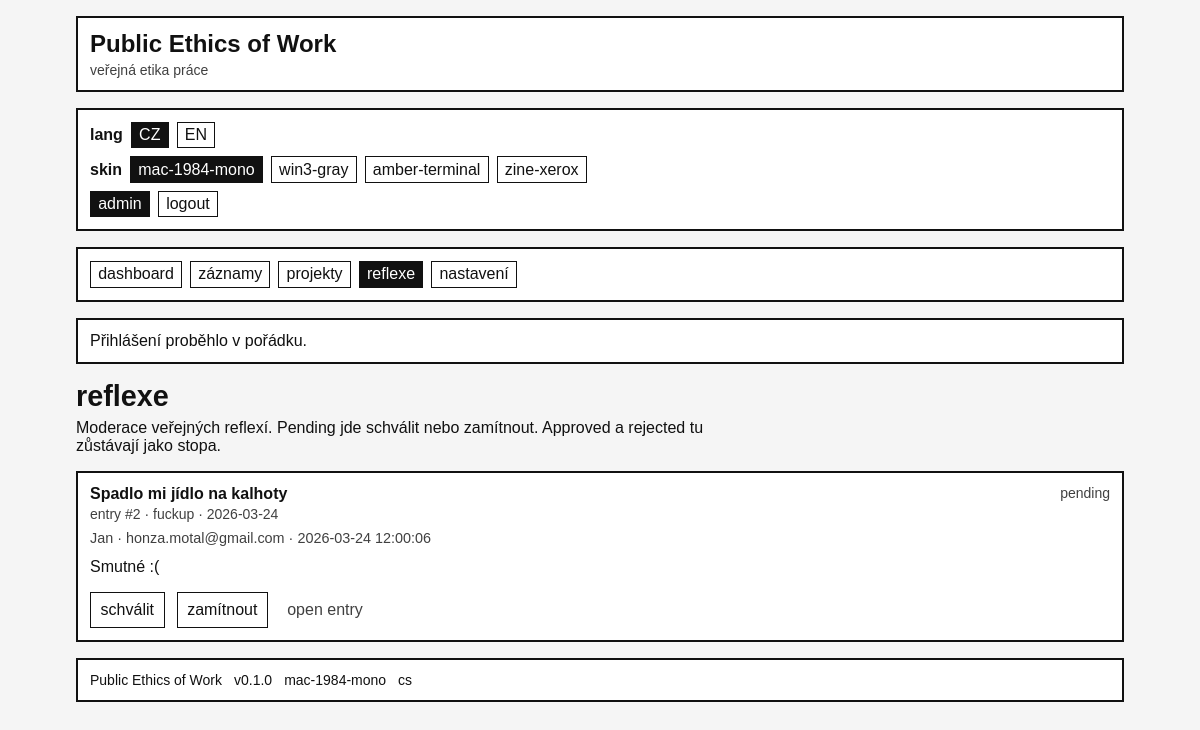
Page /admin/reflections (signed in) on the earlier database version.
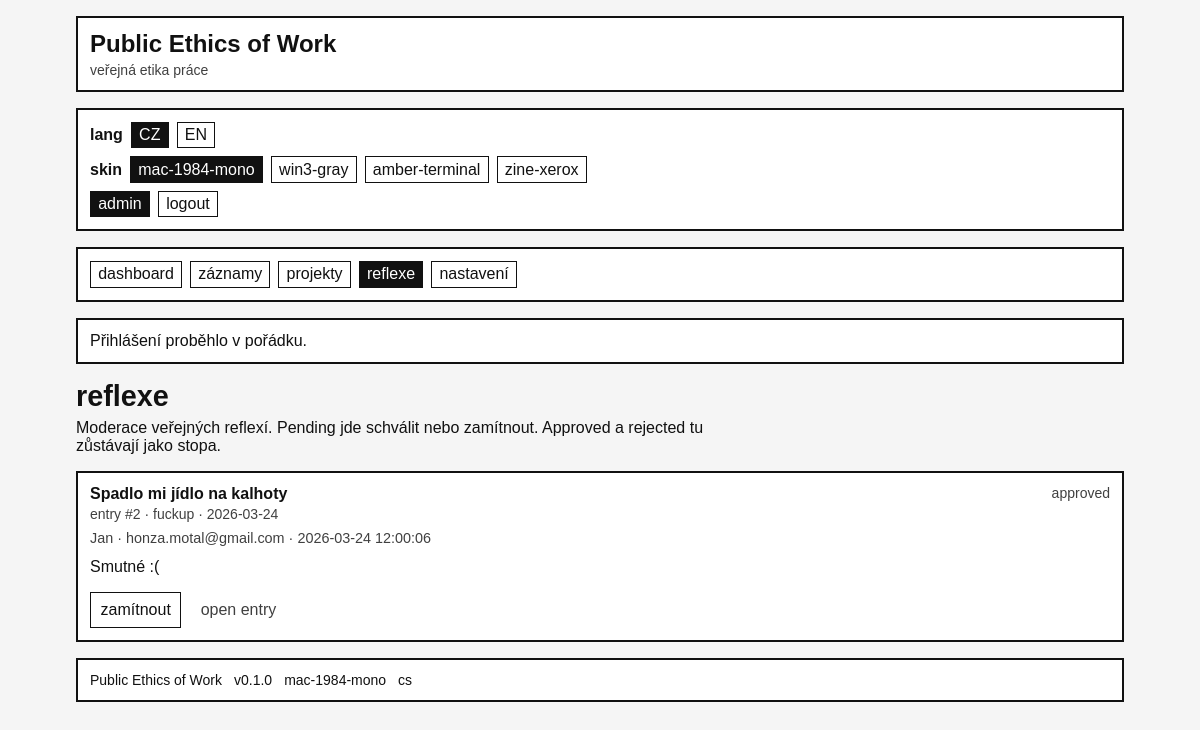
Same page on the later database version.
### tables this page shows
CREATE TABLE reflections (
    id INTEGER PRIMARY KEY AUTOINCREMENT,
    entry_id INTEGER NOT NULL,

    author_name VARCHAR(255),
    author_email VARCHAR(255),

    body TEXT NOT NULL,

    locale VARCHAR(20) NOT NULL DEFAULT 'cs'
        CHECK (locale IN ('cs', 'en', 'bilingual')),

    status VARCHAR(20) NOT NULL DEFAULT 'pending'
        CHECK (status IN ('pending', 'approved', 'rejected')),

    is_anonymous INTEGER NOT NULL DEFAULT 0
        CHECK (is_anonymous IN (0, 1)),

    admin_note TEXT,
    created_at DATETIME NOT NULL DEFAULT CURRENT_TIMESTAMP,
    reviewed_at DATETIME,

    FOREIGN KEY (entry_id)
        REFERENCES entries(id)
        ON UPDATE CASCADE
        ON DELETE CASCADE
);

CREATE TABLE entries (
    id INTEGER PRIMARY KEY AUTOINCREMENT,
    entry_date DATE NOT NULL,
    slug VARCHAR(255) UNIQUE,

    entry_type VARCHAR(20) NOT NULL
        CHECK (entry_type IN ('achievement', 'fuckup', 'regen', 'repair')),

    title VARCHAR(255),
    body TEXT NOT NULL,
    public_text TEXT,
    private_notes TEXT,

    minutes INTEGER NOT NULL DEFAULT 0
        CHECK (minutes >= 0),

    category_id INTEGER NOT NULL,
    project_id INTEGER,

    visibility VARCHAR(20) NOT NULL DEFAULT 'private'
        CHECK (visibility IN ('private', 'public', 'internal')),

    locale VARCHAR(20) NOT NULL DEFAULT 'cs'
        CHECK (locale IN ('cs', 'en', 'bilingual')),

    is_invisible_work INTEGER NOT NULL DEFAULT 0
        CHECK (is_invisible_work IN (0, 1)),

    workload_override DECIMAL(10,2),
    recovery_override DECIMAL(10,2),

    what_happened TEXT,
    why_it_matters TEXT,
    my_take TEXT,
    next_time TEXT,

    allow_reflections INTEGER NOT NULL DEFAULT 0
        CHECK (allow_reflections IN (0, 1)),

    repair_of_entry_id INTEGER,

    created_at DATETIME NOT NULL DEFAULT CURRENT_TIMESTAMP,
    updated_at DATETIME NOT NULL DEFAULT CURRENT_TIMESTAMP,

    FOREIGN KEY (category_id)
        REFERENCES categories(id)
        ON UPDATE CASCADE
        ON DELETE RESTRICT,

    FOREIGN KEY (project_id)
        REFERENCES projects(id)
        ON UPDATE CASCADE
        ON DELETE SET NULL,

    FOREIGN KEY (repair_of_entry_id)
        REFERENCES entries(id)
        ON UPDATE CASCADE
        ON DELETE SET NULL
);

### app/Core/View.php (called while the page is built, shortened)
<?php
class View
{
    public static function render(string $view, array $data = [], string|false $layout = 'layout'): void
    {
        $viewFile = views_path($view . '.php');
        $content = self::capture($viewFile, $data);
    }
    protected static function capture(string $file, array $data = []): string
    {
        extract($data, EXTR_SKIP);
        require $file;
        return (string) ob_get_clean();
    }
}

### app/Controllers/ReflectionController.php (called while the page is built, shortened)
<?php
class ReflectionController
{
    public static function index(): void
    {
        $reflections = DB::selectAll(
            "SELECT
                r.*,
                e.title AS entry_title,
                e.entry_date,
                e.entry_type
             FROM reflections r
             INNER JOIN entries e ON e.id = r.entry_id
             ORDER BY
                CASE r.status
                    WHEN 'pending' THEN 0
                    WHEN 'approved' THEN 1
                    ELSE 2
                END,
                r.created_at DESC,
                r.id DESC"
        );
        View::render('admin/reflections/index', [
            'page_title' => t('page.admin_reflections_title'),
            'reflections' => $reflections,
        ]);
    }
}

### public/index.php (called while the page is built, shortened)
<?php
require_once dirname(__DIR__) . '/app/Helpers/helpers.php';
spl_autoload_register(function (string $class): void {
    $prefix = 'App\\';
    $relativeClass = substr($class, strlen($prefix));
    $file = app_path(str_replace('\\', DIRECTORY_SEPARATOR, $relativeClass) . '.php');
});
Router::dispatch();

### app/Helpers/helpers.php (called while the page is built, shortened)
<?php
if (!function_exists('data_get')) {
    function data_get(array $array, ?string $key, mixed $default = null): mixed
    {
        $segments = explode('.', $key);
        $value = $array;
        foreach ($segments as $segment) {
            $value = $value[$segment];
        }
        return $value;
    }
}
if (!function_exists('base_path')) {
    function base_path(string $path = ''): string
    {
        $base = dirname(__DIR__, 2);
        return $path ? $base . DIRECTORY_SEPARATOR . ltrim($path, DIRECTORY_SEPARATOR) : $base;
    }
}
if (!function_exists('app_path')) {
    function app_path(string $path = ''): string
    {
        return base_path('app' . ($path ? DIRECTORY_SEPARATOR . $path : ''));
    }
}
if (!function_exists('config')) {
    function config(?string $key = null, mixed $default = null): mixed
    {
        $config = App::get('config', []);
        return data_get($config, $key, $default);
    }
}
if (!function_exists('t')) {
    function t(string $key, ?string $fallback = null): string
    {
        return Lang::get($key, $fallback);
    }
}
if (!function_exists('e')) {
    function e(?string $value): string
    {
        return htmlspecialchars((string) $value, ENT_QUOTES, 'UTF-8');
    }
}
if (!function_exists('base_url')) {
    function base_url(string $path = ''): string
    {
        $base = rtrim(str_replace('\\', '/', dirname($_SERVER['SCRIPT_NAME'] ?? '')), '/');
        if ($path === '') {
            return $base ?: '/';
        }
        if (str_starts_with($path, '?')) {
            return ($base ?: '') . '/' . ltrim($path, '/');
        }
        return ($base ?: '') . '/' . ltrim($path, '/');
    }
}
if (!function_exists('url')) {
    function url(string $path = ''): string
    {
        return base_url($path);
    }
}
if (!function_exists('routes')) {
    function routes(): array
    {
        return config('routes', []);
    }
}
if (!function_exists('find_route')) {
    function find_route(string $name): ?array
    {
        foreach (routes() as $route) {
            if (($route['name'] ?? null) === $name) {
                return $route;
            }
        }
        return null;
    }
}
if (!function_exists('route_url')) {
    function route_url(string $name, array $params = []): string
    {
        $route = find_route($name);
        $path = $route['path'];
        $path = preg_replace_callback(
            '#\{([a-zA-Z_][a-zA-Z0-9_]*)\}#',
            static function (array $matches) use ($params) {
                $key = $matches[1];
                return isset($params[$key]) ? rawurlencode((string) $params[$key]) : $matches[0];
            },
            $path
        );
        return url(ltrim($path, '/'));
    }
}

### app/Core/App.php (called while the page is built, shortened)
<?php
class App
{
    protected static array $store = [];
    public static function set(string $key, mixed $value): void
    {
        self::$store[$key] = $value;
    }
    public static function get(string $key, mixed $default = null): mixed
    {
        return self::$store[$key] ?? $default;
    }
}

### app/Core/DB.php (called while the page is built, shortened)
<?php
class DB
{
    protected static ?PDO $pdo = null;
    public static function connection(): PDO
    {
        $default = config('database.default', 'sqlite');
        $config = config('database.connections.' . $default);
        try {
            if ($default === 'sqlite') {
                $databasePath = $config['database'] ?? base_path('database/worklog.sqlite');
                $dir = dirname($databasePath);
                $dsn = 'sqlite:' . $databasePath;
                self::$pdo = new PDO($dsn, null, null, self::sqliteOptions());
                self::$pdo->exec('PRAGMA foreign_keys = ON');
            }
        } catch (PDOException $e) {
            throw new RuntimeException('Database connection failed: ' . $e->getMessage(), 0, $e);
        }
        return self::$pdo;
    }
    public static function selectAll(string $sql, array $params = []): array
    {
        $stmt = self::connection()->prepare($sql);
        $stmt->execute($params);
        return $stmt->fetchAll();
    }
    protected static function baseOptions(): array
    {
        return [
            PDO::ATTR_ERRMODE => PDO::ERRMODE_EXCEPTION,
            PDO::ATTR_DEFAULT_FETCH_MODE => PDO::FETCH_ASSOC,
            PDO::ATTR_EMULATE_PREPARES => false,
        ];
    }
    protected static function sqliteOptions(): array
    {
        return self::baseOptions();
    }
}

### app/Core/Lang.php (called while the page is built, shortened)
<?php
class Lang
{
    public static function get(string $key, ?string $fallback = null): string
    {
        $translations = App::get('lang', []);
        if (array_key_exists($key, $translations)) {
            return (string) $translations[$key];
        }
        return $fallback ?? $key;
    }
}

### app/Views/admin/reflections/index.php (the view)
<?php
$reflections = $reflections ?? [];
?>
<section class="page-section">
    <header class="page-header">
        <h1><?php echo e($page_title ?? t('page.admin_reflections_title')); ?></h1>
        <p class="page-lead">
            Moderace veřejných reflexí. Pending jde schválit nebo zamítnout. Approved a rejected tu zůstávají jako stopa.
        </p>
    </header>
    <?php if (empty($reflections)): ?>
        <article class="card">
            <p>Zatím tu nejsou žádné reflexe.</p>
        </article>
    <?php else: ?>
        <div class="reflection-admin-list">
            <?php foreach ($reflections as $reflection): ?>
                <article class="card reflection-admin-item reflection-status-<?php echo e($reflection['status']); ?>">
                    <div class="reflection-admin-header">
                        <div>
                            <strong><?php echo e($reflection['entry_title'] ?: '(bez titulku)'); ?></strong>
                            <div class="table-subline">
                                entry #<?php echo e((string) $reflection['entry_id']); ?>
                                · <?php echo e($reflection['entry_type']); ?>
                                · <?php echo e($reflection['entry_date']); ?>
                            </div>
                        </div>
                        <div class="reflection-status-badge">
                            <?php echo e($reflection['status']); ?>
                        </div>
                    </div>
                    <div class="reflection-admin-meta">
                        <?php if ((int) $reflection['is_anonymous'] === 1): ?>
                            anonym
                        <?php else: ?>
                            <?php echo e($reflection['author_name'] ?: 'bez jména'); ?>
                        <?php endif; ?>
                        <?php if (!empty($reflection['author_email'])): ?>
                            · <?php echo e($reflection['author_email']); ?>
                        <?php endif; ?>
                        · <?php echo e($reflection['created_at']); ?>
                    </div>
                    <div class="reflection-admin-body">
                        <?php echo nl2br(e($reflection['body'])); ?>
                    </div>
                    <div class="form-actions">
                        <?php if ($reflection['status'] !== 'approved'): ?>
                            <form method="post" action="<?php echo e(route_url('admin.reflections.approve', ['id' => $reflection['id']])); ?>" class="inline-form">
                                <button type="submit"><?php echo e(t('action.approve')); ?></button>
                            </form>
                        <?php endif; ?>
                        <?php if ($reflection['status'] !== 'rejected'): ?>
                            <form method="post" action="<?php echo e(route_url('admin.reflections.reject', ['id' => $reflection['id']])); ?>" class="inline-form">
                                <button type="submit"><?php echo e(t('action.reject')); ?></button>
                            </form>
                        <?php endif; ?>
                        <a href="<?php echo e(route_url('admin.entries.edit', ['id' => $reflection['entry_id']])); ?>" class="button-link secondary-link">
                            open entry
                        </a>
                    </div>
                </article>
            <?php endforeach; ?>
        </div>
    <?php endif; ?>
</section>

### app/Core/Router.php (shortened to what the rows shown need)
<?php
class Router
{
    public static function dispatch(): void
    {
        $method = strtoupper($_SERVER['REQUEST_METHOD'] ?? 'GET');
        $uri = $_SERVER['REQUEST_URI'] ?? '/';
        $path = self::normalizePath((string) parse_url($uri, PHP_URL_PATH));
        $routes = config('routes', []);
        foreach ($routes as $route) {
            if (strtoupper($route['method']) !== $method) {
                continue;
            }
            $params = self::match($route['path'], $path);
            if ($params === null) {
                continue;
            }
            if (!empty($route['handler'])) {
                self::runHandler($route, $params);
                return;
            }
            return;
        }
    }
    protected static function runHandler(array $route, array $params = []): void
    {
        $handler = $route['handler'];
        [$class, $method] = $handler;
        call_user_func([$class, $method], $params);
    }
    protected static function match(string $routePath, string $requestPath): ?array
    {
        $pattern = preg_replace_callback(
            '#\{([a-zA-Z_][a-zA-Z0-9_]*)\}#',
            static fn(array $matches) => '(?P<' . $matches[1] . '>[^/]+)',
            $routePath
        );
        $pattern = '#^' . rtrim($pattern, '/') . '$#';
        if ($routePath === '/') {
            $pattern = '#^/$#';
        }
        if (!preg_match($pattern, $requestPath, $matches)) {
            return null;
        }
        $params = [];
        return $params;
    }
    protected static function normalizePath(string $path): string
    {
        $path = '/' . trim($path, '/');
        return $path === '//' ? '/' : $path;
    }
}

Differences in the rows shown:
changed reflections "Smutné :(": status "pending" → "approved"
